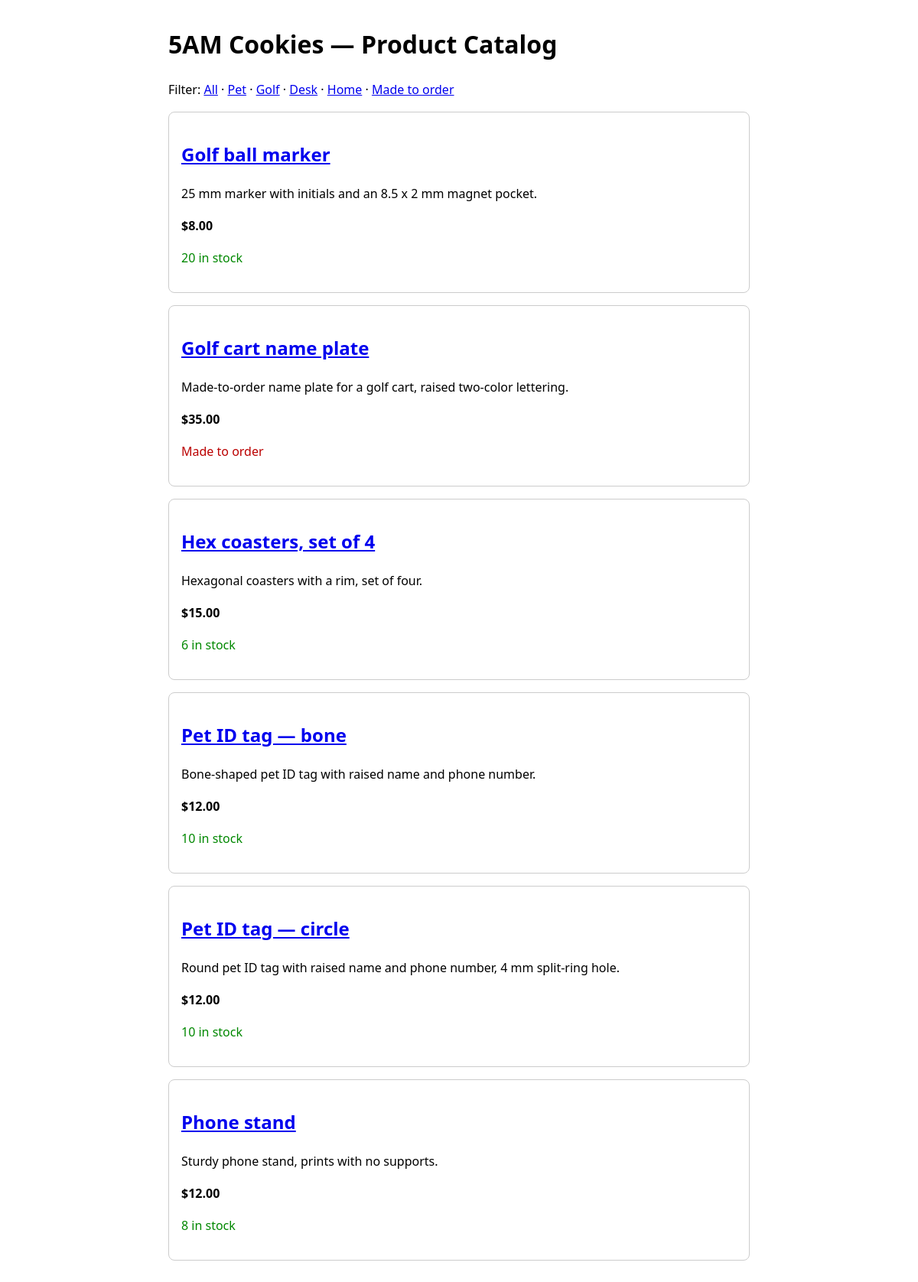
The page / on the database its author committed.
### tables this page shows
CREATE TABLE IF NOT EXISTS products (
    id          INT UNSIGNED AUTO_INCREMENT PRIMARY KEY,
    name        VARCHAR(100)   NOT NULL,
    description TEXT           NOT NULL,
    price       DECIMAL(8,2)   NOT NULL,
    stock       INT UNSIGNED   NOT NULL DEFAULT 0,
    category    VARCHAR(50)    NOT NULL DEFAULT 'general',
    created_at  TIMESTAMP      NOT NULL DEFAULT CURRENT_TIMESTAMP
);

### index.php (the view, shortened to what this page needs)
<?php
function e(string $s): string
{
    return htmlspecialchars($s, ENT_QUOTES, 'UTF-8');
}
$id = filter_input(INPUT_GET, 'id', FILTER_VALIDATE_INT);
try {
    $pdo = db();
    if ($id !== null && $id !== false) {
        $stmt = $pdo->prepare('SELECT * FROM products WHERE id = :id');
        $stmt->execute(['id' => $id]);
        $product = $stmt->fetch();
    } else {
        $category = filter_input(INPUT_GET, 'category', FILTER_SANITIZE_FULL_SPECIAL_CHARS);
        if ($category) {
            $stmt = $pdo->prepare(
                'SELECT * FROM products WHERE category = :category ORDER BY name'
            );
            $stmt->execute(['category' => $category]);
        } else {
            $stmt = $pdo->query('SELECT * FROM products ORDER BY name');
        }
        $products = $stmt->fetchAll();
    }
} catch (PDOException $ex) {
    http_response_code(500);
    error_log('Database error: ' . $ex->getMessage());
    exit('Sorry — the catalog is unavailable right now. Please try again later.');
}
?>
<!doctype html>
<html lang="en">
<head>
</head>
<body>
  <h1>5AM Cookies — Product Catalog</h1>
<?php if (isset($product)): ?>
  <?php if ($product): ?>
    <p><a href="index.php">&larr; All products</a></p>
    <div class="product">
      <h2><?= e($product['name']) ?></h2>
      <p><?= e($product['description']) ?></p>
      <p class="price">$<?= number_format((float) $product['price'], 2) ?></p>
      <p class="<?= (int) $product['stock'] > 0 ? 'in-stock' : 'out' ?>">
        <?= (int) $product['stock'] > 0
            ? (int) $product['stock'] . ' in stock'
            : 'Made to order' ?>
      </p>
      <p>Category: <?= e($product['category']) ?></p>
    </div>
  <?php else: ?>
    <p>No product with that ID. <a href="index.php">Back to the catalog</a>.</p>
  <?php endif; ?>
<?php else: ?>
  <p>
    Filter:
    <a href="index.php">All</a> ·
    <a href="index.php?category=pet">Pet</a> ·
    <a href="index.php?category=golf">Golf</a> ·
    <a href="index.php?category=desk">Desk</a> ·
    <a href="index.php?category=home">Home</a> ·
    <a href="index.php?category=made-to-order">Made to order</a>
  </p>
  <?php foreach ($products as $p): ?>
    <div class="product">
      <h2><a href="index.php?id=<?= (int) $p['id'] ?>"><?= e($p['name']) ?></a></h2>
      <p><?= e($p['description']) ?></p>
      <p class="price">$<?= number_format((float) $p['price'], 2) ?></p>
      <p class="<?= (int) $p['stock'] > 0 ? 'in-stock' : 'out' ?>">
        <?= (int) $p['stock'] > 0
            ? (int) $p['stock'] . ' in stock'
            : 'Made to order' ?>
      </p>
    </div>
  <?php endforeach; ?>
<?php endif; ?>
</body>
</html>

### index.php (style rules this page uses)
body { font-family: system-ui, sans-serif; max-width: 760px; margin: 2rem auto; padding: 0 1rem; line-height: 1.6; }
.product { border: 1px solid #ccc; border-radius: 8px; padding: 1rem; margin-bottom: 1rem; }
.price { font-weight: bold; }
.out { color: #b00; }
.in-stock { color: #080; }

### rows shown on the page
products: name "Golf ball marker", description "25 mm marker with initials and an 8.5 x 2 mm magnet pocket.", price "8.00", stock "20"
products: name "Golf cart name plate", description "Made-to-order name plate for a golf cart, raised two-color lettering.", price "35.00", stock "Made to order"
products: name "Hex coasters, set of 4", description "Hexagonal coasters with a rim, set of four.", price "15.00", stock "6"
products: name "Pet ID tag — bone", description "Bone-shaped pet ID tag with raised name and phone number.", price "12.00", stock "10"
products: name "Pet ID tag — circle", description "Round pet ID tag with raised name and phone number, 4 mm split-ring hole.", price "12.00", stock "10"
products: name "Phone stand", description "Sturdy phone stand, prints with no supports.", price "12.00", stock "8"
